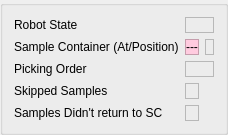
        <widget class="QGroupBox" name="robotStatusGroupBox">
         <property name="sizePolicy">
          <sizepolicy hsizetype="Fixed" vsizetype="Preferred">
           <horstretch>0</horstretch>
           <verstretch>0</verstretch>
          </sizepolicy>
         </property>
         <property name="title">
          <string/>
         </property>
         <layout class="QGridLayout" name="gridLayout_3">
          <item row="1" column="2" colspan="2">
           <widget class="QELabel" name="SCVal">
            <property name="cursor">
             <cursorShape>IBeamCursor</cursorShape>
            </property>
            <property name="frameShape">
             <enum>QFrame::StyledPanel</enum>
            </property>
            <property name="alignment">
             <set>Qt::AlignCenter</set>
            </property>
            <property name="variable" stdset="0">
             <string>I09R2-MO-MC1:ES-DIFF-STP-ROTX1.VAL</string>
            </property>
            <property name="variableAsToolTip">
             <bool>false</bool>
            </property>
            <property name="displayAlarmStateOption" stdset="0">
             <enum>QELabel::Never</enum>
            </property>
            <property name="precision">
             <number>0</number>
            </property>
            <property name="useDbPrecision">
             <bool>false</bool>
            </property>
            <property name="leadingZero">
             <bool>false</bool>
            </property>
            <property name="trailingZeros">
             <bool>false</bool>
            </property>
            <property name="addUnits">
             <bool>false</bool>
            </property>
           </widget>
          </item>
          <item row="3" column="0">
           <widget class="QLabel" name="skippedLabel">
            <property name="sizePolicy">
             <sizepolicy hsizetype="Preferred" vsizetype="Preferred">
              <horstretch>0</horstretch>
              <verstretch>0</verstretch>
             </sizepolicy>
            </property>
            <property name="text">
             <string>Skipped Samples</string>
            </property>
           </widget>
          </item>
          <item row="2" column="0">
           <widget class="QLabel" name="pickingOrderLabel">
            <property name="sizePolicy">
             <sizepolicy hsizetype="Preferred" vsizetype="Preferred">
              <horstretch>0</horstretch>
              <verstretch>0</verstretch>
             </sizepolicy>
            </property>
            <property name="text">
             <string>Picking Order</string>
            </property>
           </widget>
          </item>
          <item row="0" column="0">
           <widget class="QLabel" name="robotStateLabel">
            <property name="sizePolicy">
             <sizepolicy hsizetype="Preferred" vsizetype="Preferred">
              <horstretch>0</horstretch>
              <verstretch>0</verstretch>
             </sizepolicy>
            </property>
            <property name="text">
             <string>Robot State</string>
            </property>
           </widget>
          </item>
          <item row="4" column="0">
           <widget class="QLabel" name="notReturnLabel">
            <property name="sizePolicy">
             <sizepolicy hsizetype="Preferred" vsizetype="Preferred">
              <horstretch>0</horstretch>
              <verstretch>0</verstretch>
             </sizepolicy>
            </property>
            <property name="text">
             <string>Samples Didn't return to SC</string>
            </property>
           </widget>
          </item>
          <item row="1" column="0">
           <widget class="QLabel" name="SCLabel">
            <property name="text">
             <string>Sample Container (At/Position)</string>
            </property>
           </widget>
          </item>
          <item row="1" column="1">
           <widget class="QLabel" name="SCPos">
            <property name="cursor">
             <cursorShape>IBeamCursor</cursorShape>
            </property>
            <property name="styleSheet">
             <string notr="true">background-color: rgb(255, 203, 223);</string>
            </property>
            <property name="frameShape">
             <enum>QFrame::StyledPanel</enum>
            </property>
            <property name="text">
             <string>---</string>
            </property>
            <property name="alignment">
             <set>Qt::AlignCenter</set>
            </property>
           </widget>
          </item>
          <item row="0" column="1" colspan="3">
           <widget class="QELabel" name="robotStateVal">
            <property name="sizePolicy">
             <sizepolicy hsizetype="Preferred" vsizetype="Preferred">
              <horstretch>0</horstretch>
              <verstretch>0</verstretch>
             </sizepolicy>
            </property>
            <property name="cursor">
             <cursorShape>IBeamCursor</cursorShape>
            </property>
            <property name="frameShape">
             <enum>QFrame::StyledPanel</enum>
            </property>
            <property name="alignment">
             <set>Qt::AlignCenter</set>
            </property>
            <property name="variable" stdset="0">
             <string>ROBOT:CurrentState</string>
            </property>
            <property name="variableAsToolTip">
             <bool>false</bool>
            </property>
            <property name="displayAlarmStateOption" stdset="0">
             <enum>QELabel::Never</enum>
            </property>
            <property name="addUnits">
             <bool>false</bool>
            </property>
           </widget>
          </item>
          <item row="2" column="1" colspan="3">
           <widget class="QELabel" name="pickingOrderVal">
            <property name="sizePolicy">
             <sizepolicy hsizetype="Preferred" vsizetype="Preferred">
              <horstretch>0</horstretch>
              <verstretch>0</verstretch>
             </sizepolicy>
            </property>
            <property name="cursor">
             <cursorShape>IBeamCursor</cursorShape>
            </property>
            <property name="frameShape">
             <enum>QFrame::StyledPanel</enum>
            </property>
            <property name="frameShadow">
             <enum>QFrame::Plain</enum>
            </property>
            <property name="alignment">
             <set>Qt::AlignCenter</set>
            </property>
            <property name="variable" stdset="0">
             <string>$(P)PickingOrder</string>
            </property>
            <property name="variableSubstitutions" stdset="0">
             <string>P=MS:</string>
            </property>
            <property name="variableAsToolTip">
             <bool>false</bool>
            </property>
            <property name="displayAlarmStateOption" stdset="0">
             <enum>QELabel::Never</enum>
            </property>
            <property name="addUnits">
             <bool>false</bool>
            </property>
           </widget>
          </item>
          <item row="3" column="1">
           <widget class="QELabel" name="skippedVal">
            <property name="sizePolicy">
             <sizepolicy hsizetype="Preferred" vsizetype="Preferred">
              <horstretch>0</horstretch>
              <verstretch>0</verstretch>
             </sizepolicy>
            </property>
            <property name="cursor">
             <cursorShape>IBeamCursor</cursorShape>
            </property>
            <property name="frameShape">
             <enum>QFrame::StyledPanel</enum>
            </property>
            <property name="alignment">
             <set>Qt::AlignCenter</set>
            </property>
            <property name="variable" stdset="0">
             <string>$(P)SkippedSamples</string>
            </property>
            <property name="variableSubstitutions" stdset="0">
             <string>P=MS:</string>
            </property>
            <property name="variableAsToolTip">
             <bool>false</bool>
            </property>
            <property name="displayAlarmStateOption" stdset="0">
             <enum>QELabel::Never</enum>
            </property>
            <property name="addUnits">
             <bool>false</bool>
            </property>
           </widget>
          </item>
          <item row="4" column="1">
           <widget class="QELabel" name="notReturnVal">
            <property name="sizePolicy">
             <sizepolicy hsizetype="Preferred" vsizetype="Preferred">
              <horstretch>0</horstretch>
              <verstretch>0</verstretch>
             </sizepolicy>
            </property>
            <property name="cursor">
             <cursorShape>IBeamCursor</cursorShape>
            </property>
            <property name="frameShape">
             <enum>QFrame::StyledPanel</enum>
            </property>
            <property name="alignment">
             <set>Qt::AlignCenter</set>
            </property>
            <property name="variable" stdset="0">
             <string>$(P)NotReturnSamples</string>
            </property>
            <property name="variableSubstitutions" stdset="0">
             <string>P=MS:</string>
            </property>
            <property name="variableAsToolTip">
             <bool>false</bool>
            </property>
            <property name="displayAlarmStateOption" stdset="0">
             <enum>QELabel::Never</enum>
            </property>
            <property name="addUnits">
             <bool>false</bool>
            </property>
           </widget>
          </item>
          <item row="3" column="2" colspan="2">
           <widget class="QSimpleShape" name="skippedInd"/>
          </item>
          <item row="4" column="2" colspan="2">
           <widget class="QSimpleShape" name="notReturnInd"/>
          </item>
         </layout>
        </widget>
